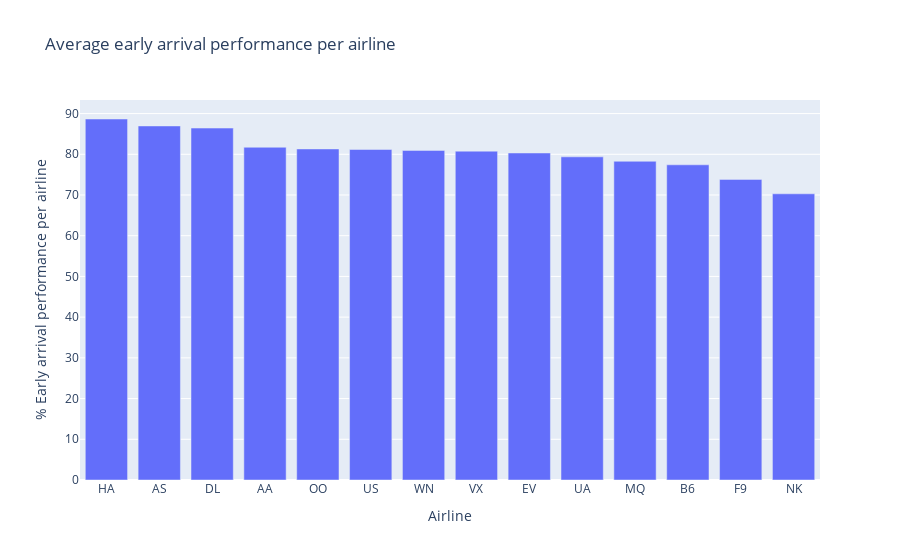

Notebook code for this chart:
### Code cell
px.bar(
    sorted_performance,
    x=sorted_performance.index,
    y=sorted_performance.values,
    title = 'Average early arrival performance per airline',
    labels= {
        'y': '% Early arrival performance per airline',
        'AIRLINE': 'Airline',
    }
)

### Figure 1 — Plotly figure (JSON) as saved in the notebook; plotly's stock layout.template omitted (floating-point values rounded to 4 significant figures)
{"data": [{"alignmentgroup": "True", "hovertemplate": "Airline=%{x}<br>% Early arrival performance per airline=%{y}<extra></extra>", "legendgroup": "", "marker": {"color": "#636efa", "pattern": {"shape": ""}}, "name": "", "offsetgroup": "", "orientation": "v", "showlegend": false, "textposition": "auto", "type": "bar", "x": ["HA", "AS", "DL", "AA", "OO", "US", "WN", "VX", "EV", "UA", "MQ", "B6", "F9", "NK"], "xaxis": "x", "y": [88.67, 86.96, 86.44, 81.73, 81.31, 81.18, 80.95, 80.77, 80.32, 79.38, 78.28, 77.42, 73.84, 70.29], "yaxis": "y"}], "layout": {"barmode": "relative", "legend": {"tracegroupgap": 0}, "title": {"text": "Average early arrival performance per airline"}, "xaxis": {"anchor": "y", "domain": [0, 1], "title": {"text": "Airline"}}, "yaxis": {"anchor": "x", "domain": [0, 1], "title": {"text": "% Early arrival performance per airline"}}}}
